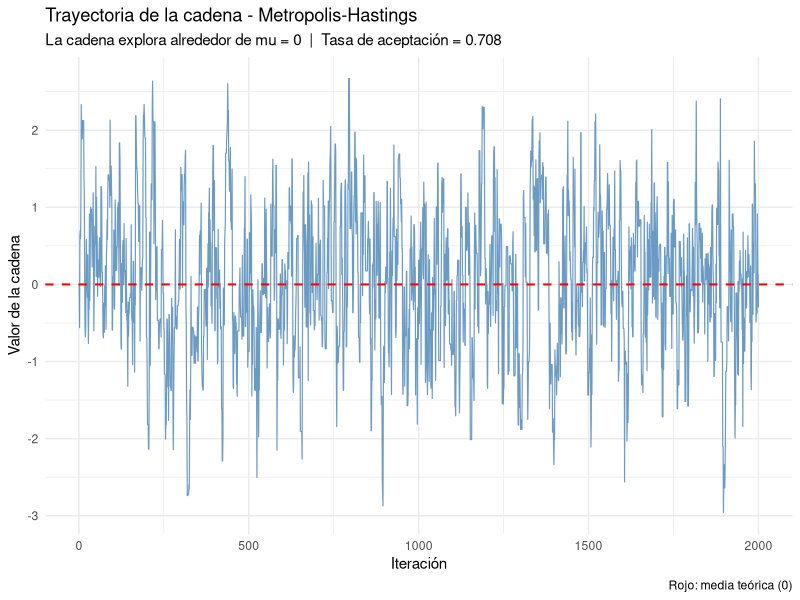
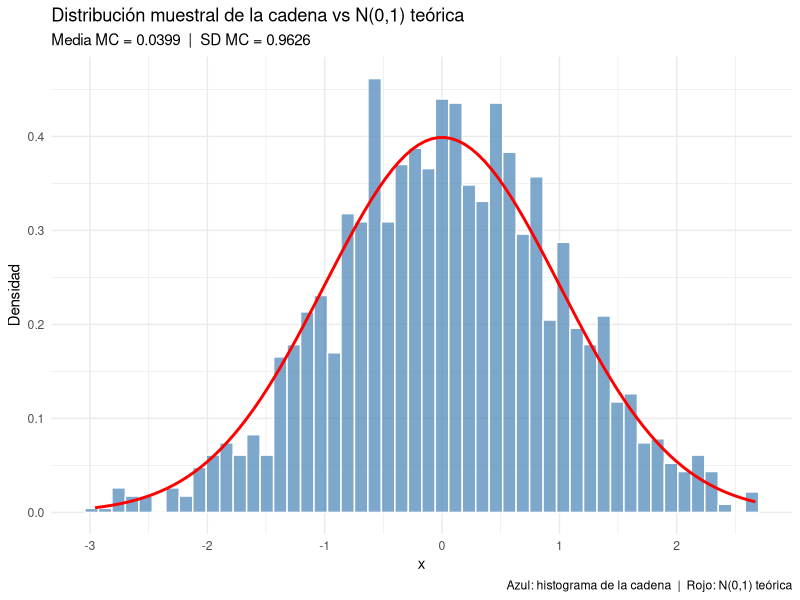
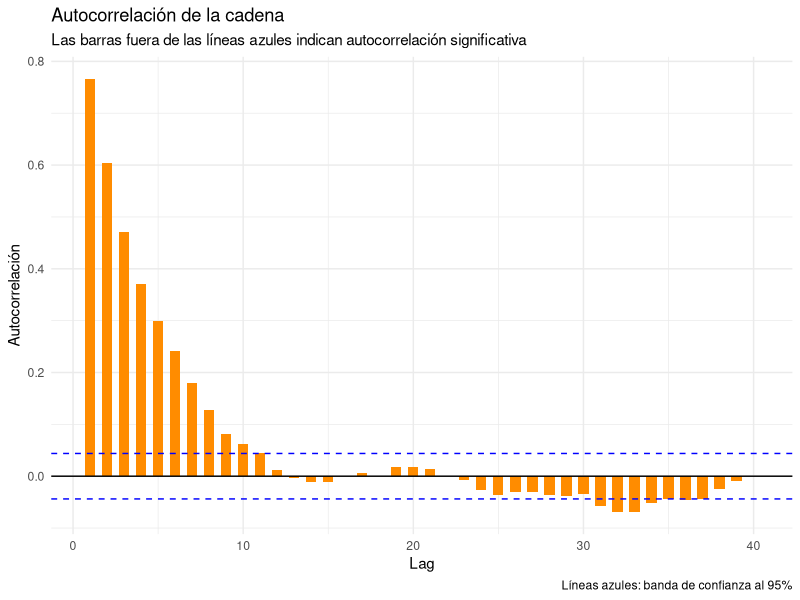

Generate these figures, in order, with R:
library(ggplot2)
library(dplyr)


# ══════════════════════════════════════════════════════════════════════════════
# PUNTO 8: MCMC - ALGORITMO DE METROPOLIS-HASTINGS
# ══════════════════════════════════════════════════════════════════════════════
#
# MCMC (Monte Carlo via Cadenas de Markov) es una familia de métodos que
# combina la simulación Monte Carlo con cadenas de Markov para obtener
# muestras de distribuciones que son difíciles de muestrear directamente,
# como ocurre con muchas distribuciones posteriores en estadística bayesiana.
#
# La idea es construir una cadena de Markov X_1, X_2, ..., X_n cuya
# distribución estacionaria sea exactamente la distribución objetivo pi(x)
# que queremos muestrear. Después de un período inicial llamado burn-in,
# los valores de la cadena se pueden tratar como muestras (dependientes)
# de pi(x).
#
# El algoritmo de Metropolis-Hastings funciona así:
#   1. Empezar en un valor inicial x_0 cualquiera
#   2. En cada paso t, proponer un candidato x* ~ q(x* | x_{t-1}),
#      donde q es la distribución propuesta (aquí usamos Normal)
#   3. Calcular la probabilidad de aceptación:
#        alpha = min(1,  pi(x*) / pi(x_{t-1}))
#      (cuando la distribución propuesta q es simétrica, se cancela)
#   4. Aceptar x* con probabilidad alpha; si no, quedarse en x_{t-1}
#   5. Repetir N veces
#
# Distribución objetivo: Normal estándar, es decir pi(x) = N(0, 1)
# Distribución propuesta: q(x* | x_t) = N(x_t, 1)   <- simétrica
# Número de iteraciones: N = 2000
# ══════════════════════════════════════════════════════════════════════════════

set.seed(123)
N        <- 2000
chain    <- numeric(N)
chain[1] <- 0          # valor inicial de la cadena

# ── Algoritmo de Metropolis-Hastings ──────────────────────────────────────────
aceptados <- 0

for (i in 2:N) {
  # Paso 1: proponer un candidato desde q(x* | x_{t-1}) = N(x_{t-1}, 1)
  proposal <- rnorm(1, chain[i - 1], 1)
  
  # Paso 2: calcular la razón de aceptación
  # Como q es simétrica, alpha = min(1, pi(x*) / pi(x_{t-1}))
  alpha <- min(1, dnorm(proposal) / dnorm(chain[i - 1]))
  
  # Paso 3: aceptar o rechazar
  if (runif(1) < alpha) {
    chain[i]  <- proposal
    aceptados <- aceptados + 1
  } else {
    chain[i] <- chain[i - 1]
  }
}

tasa_aceptacion <- aceptados / (N - 1)

cat("════════════════════════════════════\n")
cat("MCMC - METROPOLIS-HASTINGS\n")
cat("────────────────────────────────────\n")
cat("Iteraciones      :", N, "\n")
cat("Tasa de aceptación:", round(tasa_aceptacion, 4), "\n")
cat("Media de la cadena:", round(mean(chain), 4), "  (teórico: 0)\n")
cat("SD de la cadena  :", round(sd(chain),   4), "  (teórico: 1)\n\n")


# ── GRÁFICO 1: Trayectoria de la cadena ───────────────────────────────────────
df_chain <- data.frame(iteracion = 1:N, valor = chain)

ggplot(df_chain, aes(x = iteracion, y = valor)) +
  geom_line(color = "steelblue", linewidth = 0.4, alpha = 0.8) +
  geom_hline(yintercept = 0, linetype = "dashed", color = "red", linewidth = 0.7) +
  labs(
    title    = "Trayectoria de la cadena - Metropolis-Hastings",
    subtitle = paste0("La cadena explora alrededor de mu = 0  |  Tasa de aceptación = ",
                      round(tasa_aceptacion, 3)),
    x = "Iteración",
    y = "Valor de la cadena",
    caption = "Rojo: media teórica (0)"
  ) +
  theme_minimal()


# ── GRÁFICO 2: Histograma vs distribución objetivo ────────────────────────────
ggplot(df_chain, aes(x = valor)) +
  geom_histogram(aes(y = after_stat(density)), bins = 50,
                 fill = "steelblue", color = "white", alpha = 0.7) +
  stat_function(fun = dnorm, args = list(mean = 0, sd = 1),
                color = "red", linewidth = 1) +
  labs(
    title    = "Distribución muestral de la cadena vs N(0,1) teórica",
    subtitle = paste0("Media MC = ", round(mean(chain), 4),
                      "  |  SD MC = ", round(sd(chain), 4)),
    x = "x", y = "Densidad",
    caption = "Azul: histograma de la cadena  |  Rojo: N(0,1) teórica"
  ) +
  theme_minimal()


# ── GRÁFICO 3: Autocorrelación ─────────────────────────────────────────────────
# La autocorrelación mide qué tan parecido es cada valor de la cadena
# con los valores anteriores (lag). Si hay alta autocorrelación, la cadena
# se mueve lentamente y necesita más iteraciones para explorar bien.

acf_vals <- acf(chain, plot = FALSE, lag.max = 40)
df_acf   <- data.frame(lag = acf_vals$lag[-1], acf = acf_vals$acf[-1])

ggplot(df_acf, aes(x = lag, y = acf)) +
  geom_bar(stat = "identity", fill = "darkorange", width = 0.6) +
  geom_hline(yintercept =  1.96 / sqrt(N), linetype = "dashed", color = "blue") +
  geom_hline(yintercept = -1.96 / sqrt(N), linetype = "dashed", color = "blue") +
  geom_hline(yintercept = 0, color = "black") +
  labs(
    title    = "Autocorrelación de la cadena",
    subtitle = "Las barras fuera de las líneas azules indican autocorrelación significativa",
    x = "Lag", y = "Autocorrelación",
    caption = "Líneas azules: banda de confianza al 95%"
  ) +
  theme_minimal()


# ── DISCUSIÓN DE CONVERGENCIA ──────────────────────────────────────────────────
cat("════════════════════════════════════\n")
cat("DISCUSIÓN DE CONVERGENCIA\n")
cat("────────────────────────────────────\n")
cat(
  "Trayectoria:
La cadena comienza en 0 y desde las primeras iteraciones empieza a
explorar la distribución N(0,1). No se observan períodos largos donde
la cadena quede atascada en una zona, lo que es una buena señal de
que el algoritmo está mezclando bien.\n\n"
)
cat(
  "Tasa de aceptación:
La tasa de aceptación es", round(tasa_aceptacion, 3), ". En general, para
Metropolis-Hastings con propuesta normal se considera que una tasa entre
0.2 y 0.5 es razonable; tasas muy altas indican que los saltos son muy
pequeños (la cadena se mueve poco), y tasas muy bajas indican saltos muy
grandes (casi siempre se rechaza).\n\n"
)
cat(
  "Autocorrelación:
La gráfica de ACF muestra qué tan dependientes son los valores consecutivos
de la cadena. Si las barras caen rápido dentro de la banda de confianza
(líneas azules), la cadena mezcla bien. Si hay muchas barras significativas,
la cadena es lenta para explorar y habría que aumentar N o ajustar la
varianza de la propuesta.\n\n"
)
cat(
  "Comparación con valores teóricos:
  Media cadena =", round(mean(chain), 4), "  vs  teórico = 0
  SD cadena    =", round(sd(chain),   4), "  vs  teórico = 1
La cercanía entre los valores muestrales y teóricos sugiere que la cadena
llegó a su distribución estacionaria y está muestreando correctamente
la N(0,1) objetivo.\n"
)
